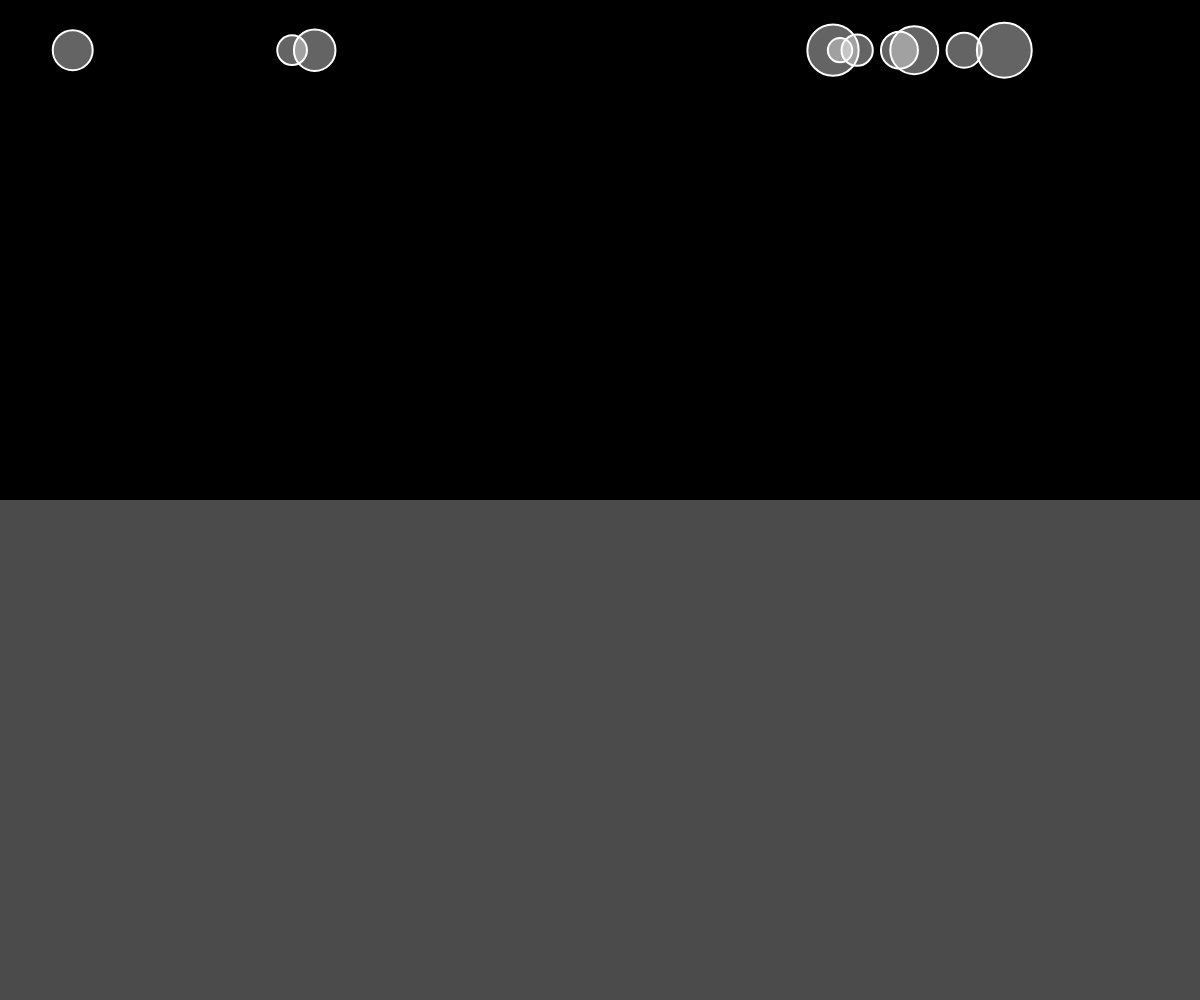
Frame 1 (no input)
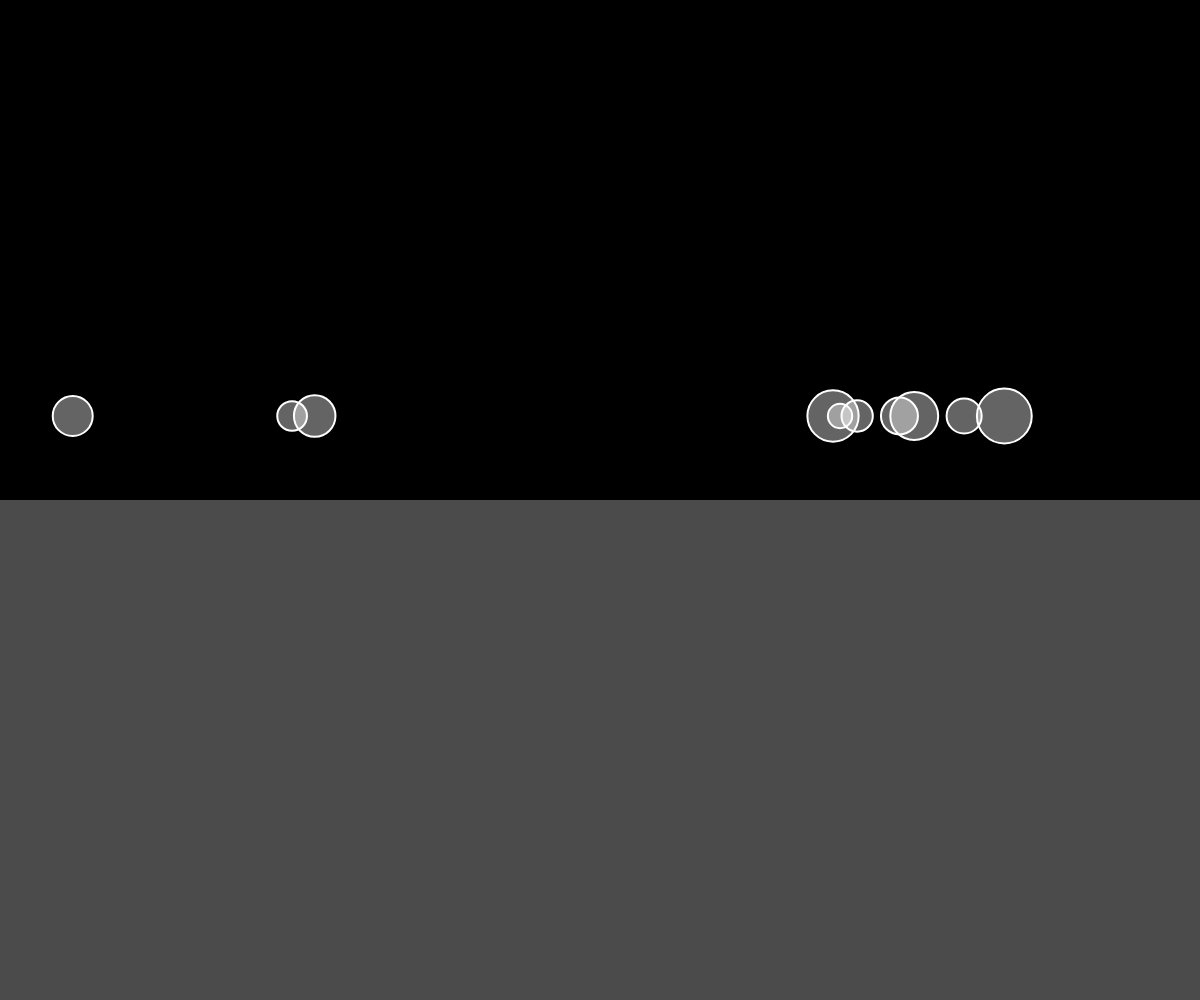
Frame 60 (no input)
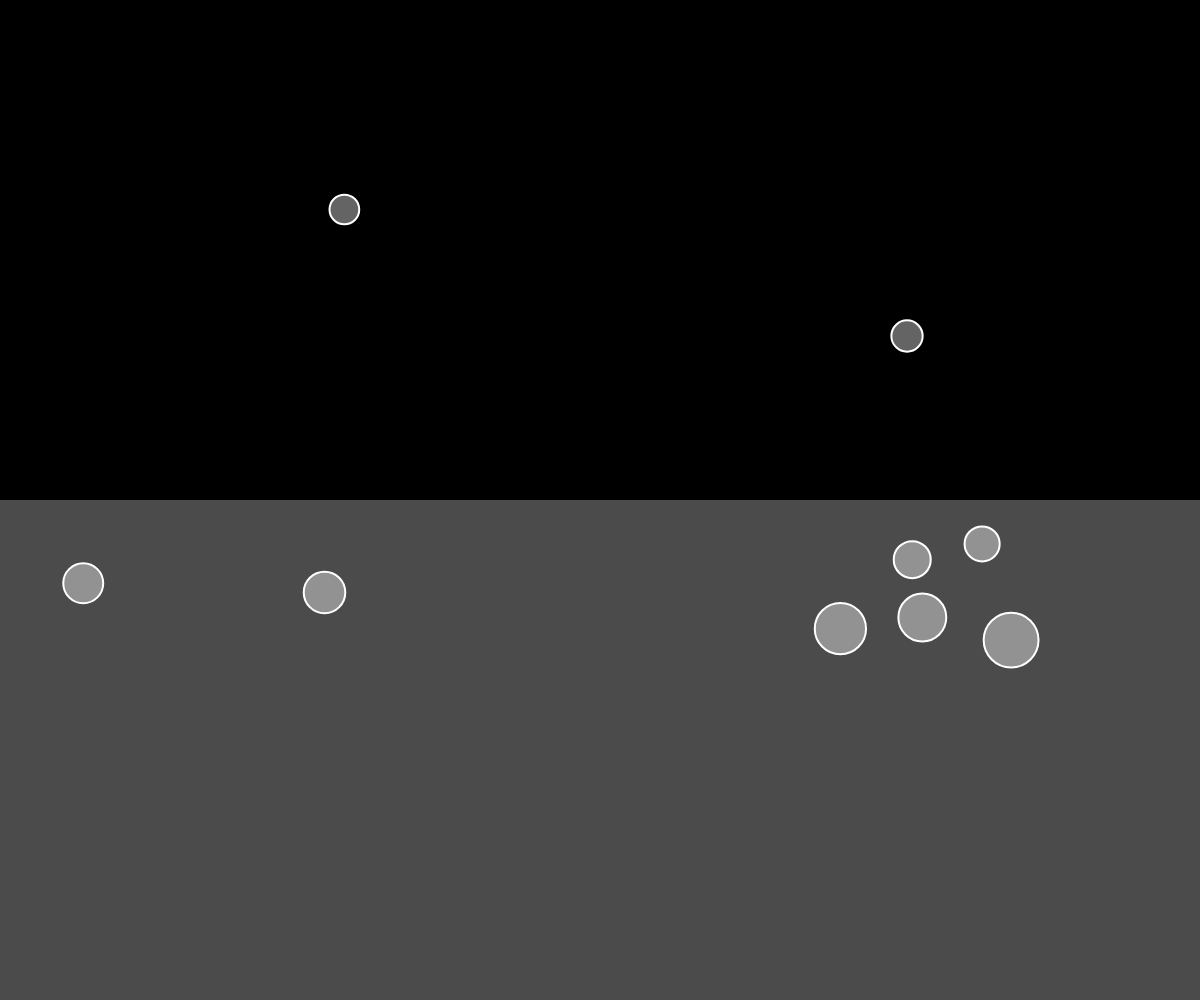
Frame 120 (the mouse pressed at the canvas centre since frame 60)

The p5.js sketch that drew these frames (run headless with seeded random() and noise() and a simulated clock; from frame 60 on, the mouse is pressed at the canvas centre):

// p5.js sketch
// ── sketch.js
let movers = [];
const N = 10;
let mu = 0.01;
let dragC = 0.3;

function setup() {
  createCanvas(innerWidth, innerHeight);

  for (let i = 0; i < N; i++) {
    movers[i] = new Mover(random(width), 50, random(1, 8));
  }
}

function draw() {
  background(0);

  fill(255, 75);
  noStroke();
  rect(0, height / 2, width, height / 2);

  for (let mover of movers) {
    if (mouseIsPressed) {
      let wind = createVector(0.1, 0);
      mover.applyForce(wind);
    }

    let gravity = createVector(0, 0.2);

    let weight = p5.Vector.mult(gravity, mover.mass);

    mover.applyForce(weight);

    if (mover.pos.y > height / 2) {
      mover.drag(dragC);
    }
    mover.friction();
    mover.update();
    mover.edges();
    mover.show();
  }
}

// ── mover.js
class Mover {
    constructor(x, y, m) {
        this.pos = createVector(x, y);
        this.vel = createVector(0, 0);
        this.acc = createVector(0, 0);
        this.mass = m;
        this.r = sqrt(m) * 10;
    }

    friction() {
        let diff = height - (this.pos.y + this.r);
        if (diff < 1) {
            let friction = this.vel.copy();
            friction.normalize();
            friction.mult(-1);

            let normal = this.mass;

            friction.setMag(mu * normal);

            this.applyForce(friction);
        }
    }

    drag(c) {
        let drag = this.vel.copy();
        drag.normalize();
        drag.mult(-1);

        let speedSq = this.vel.magSq();
        drag.setMag(c * speedSq);

        this.applyForce(drag);
    }

    applyForce(force) {
        let f = p5.Vector.div(force, this.mass);
        this.acc.add(f);
    }

    edges() {
        if (this.pos.y >= height - this.r) {
            this.pos.y = height - this.r;
            this.vel.y *= -1;
        }

        if (this.pos.x >= width - this.r) {
            this.pos.x = width - this.r;
            this.vel.x *= -1;
        } else if (this.pos.x <= this.r) {
            this.pos.x = this.r;
            this.vel.x *= -1;
        }
    }

    update() {

        // let mouse = createVector(mouseX,mouseY);
        // this.acc = p5.Vector.sub(mouse,this.pos);
        // this.acc.setMag(0.1);

        this.vel.add(this.acc);
        this.pos.add(this.vel);
        this.acc.set(0, 0);
    }

    show() {
        stroke(255);
        strokeWeight(2);
        fill(255, 100);
        ellipse(this.pos.x, this.pos.y, this.r * 2);
    }
}
